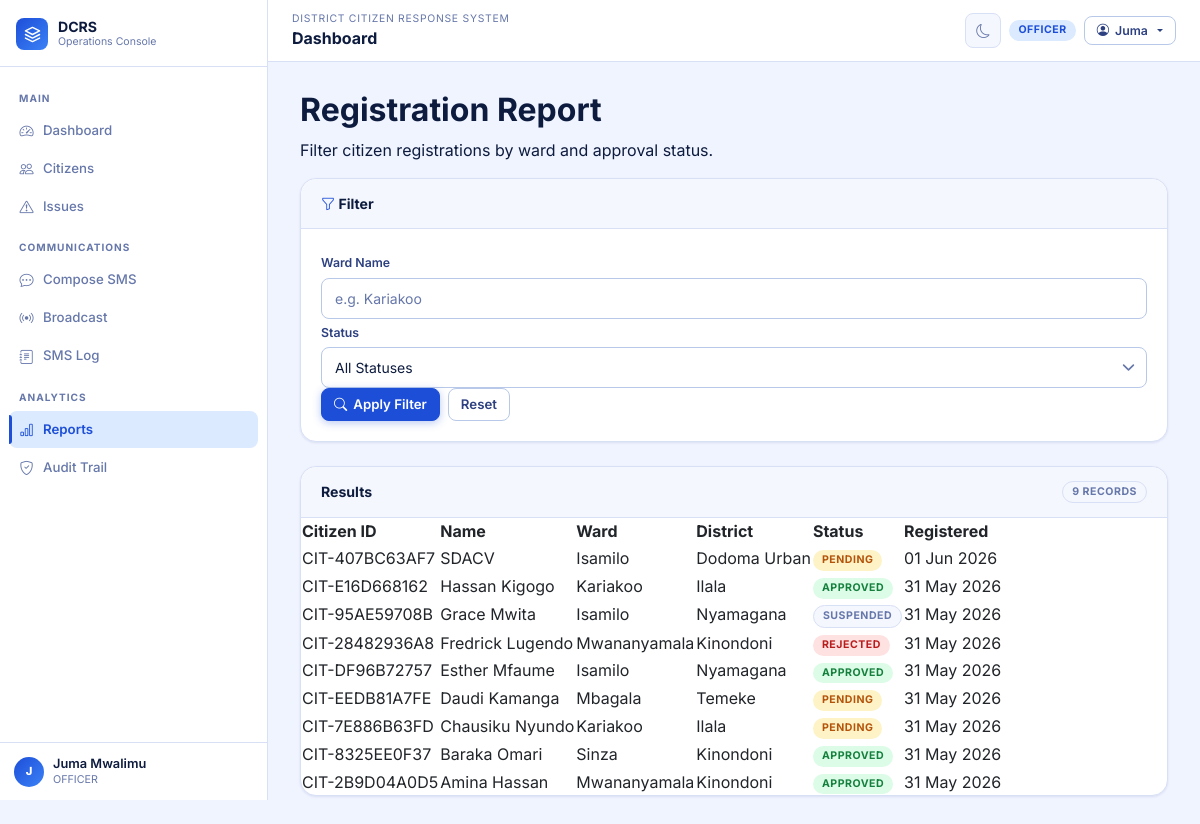
Page /portal/reports/registration/ (signed in) on the committed database.
### apps/accounts/models.py (models this page shows, shortened)
class User(AbstractUser):
    class Role(models.TextChoices):
        ADMIN = "ADMIN", "Admin"
        OFFICER = "OFFICER", "Officer"
        CITIZEN = "CITIZEN", "Citizen"
    role = models.CharField(max_length=20, choices=Role.choices, default=Role.OFFICER)
    phone_number = models.CharField(max_length=20, blank=True, unique=True, null=True)
    national_id = models.CharField(max_length=32, blank=True, unique=True)
    ward = models.ForeignKey(
        "localities.Ward",
        on_delete=models.SET_NULL,
        null=True,
        blank=True,
        related_name="users",
    )
    is_phone_verified = models.BooleanField(default=False)
    failed_login_attempts = models.PositiveSmallIntegerField(default=0)
    locked_until = models.DateTimeField(blank=True, null=True)
    class Meta:
        ordering = ["username"]

### apps/citizens/models.py (models this page shows, shortened)
class Citizen(models.Model):
    class Gender(models.TextChoices):
        FEMALE = "FEMALE", "Female"
        MALE = "MALE", "Male"
        OTHER = "OTHER", "Other"
    class Status(models.TextChoices):
        PENDING = "PENDING", "Pending"
        APPROVED = "APPROVED", "Approved"
        REJECTED = "REJECTED", "Rejected"
        SUSPENDED = "SUSPENDED", "Suspended"
    citizen_id = models.CharField(max_length=24, unique=True, editable=False)
    user = models.OneToOneField(
        settings.AUTH_USER_MODEL,
        on_delete=models.SET_NULL,
        blank=True,
        null=True,
        related_name="citizen_profile",
    )
    full_name = models.CharField(max_length=160)
    national_id = models.CharField(max_length=32, unique=True)
    phone_number = models.CharField(max_length=20, unique=True)
    gender = models.CharField(max_length=16, choices=Gender.choices)
    date_of_birth = models.DateField(blank=True, null=True)
    region = models.ForeignKey("localities.Region", on_delete=models.PROTECT, related_name="citizens")
    district = models.ForeignKey("localities.District", on_delete=models.PROTECT, related_name="citizens")
    ward = models.ForeignKey("localities.Ward", on_delete=models.PROTECT, related_name="citizens")
    mtaa = models.ForeignKey(
        "localities.Mtaa", on_delete=models.PROTECT, related_name="citizens", blank=True, null=True
    )
    profile_photo = models.ImageField(upload_to="citizens/photos/", blank=True, null=True)
    registration_notes = models.TextField(blank=True)
    status = models.CharField(max_length=20, choices=Status.choices, default=Status.PENDING)
    created_at = models.DateTimeField(auto_now_add=True)
    updated_at = models.DateTimeField(auto_now=True)
    class Meta:
        ordering = ["-created_at"]

### apps/localities/models.py (models this page shows, shortened)
class Ward(models.Model):
    district = models.ForeignKey(District, on_delete=models.CASCADE, related_name="wards")
    name = models.CharField(max_length=120)
    class Meta:
        ordering = ["name"]
        unique_together = [("district", "name")]

class District(models.Model):
    region = models.ForeignKey(Region, on_delete=models.CASCADE, related_name="districts")
    name = models.CharField(max_length=120)
    class Meta:
        ordering = ["name"]
        unique_together = [("region", "name")]

### apps/reports/views.py (the view)
# urls.py: path("registration/", RegistrationReportView.as_view(), name="registration_report"),
class RegistrationReportView(LoginRequiredMixin, TemplateView):
    template_name = "reports/registration_report.html"
    def get_context_data(self, **kwargs):
        context = super().get_context_data(**kwargs)
        Citizen = apps.get_model("citizens", "Citizen")
        citizens = Citizen.objects.select_related("ward", "district", "region").all()
        ward = self.request.GET.get("ward")
        status = self.request.GET.get("status")
        if ward:
            citizens = citizens.filter(ward__name__icontains=ward)
        if status:
            citizens = citizens.filter(status=status)
        context["citizens"] = citizens
        context["selected_ward"] = ward or ""
        context["selected_status"] = status or ""
        return context

### templates/reports/registration_report.html (shortened to what this page needs)
{% extends 'base.html' %}
{% block content %}
<div class="page-header">
  <h2>Registration Report</h2>
  <p>Filter citizen registrations by ward and approval status.</p>
</div>
<div class="card mb-4">
  <div class="card-header"><span class="card-title"><i class="bi bi-funnel" style="color:var(--accent)"></i> Filter</span></div>
  <div class="card-body">
    <form method="get">
      <div class="form-grid-2" style="align-items:end;gap:16px">
        <div class="form-group">
          <label class="form-label">Ward Name</label>
          <input class="form-control" name="ward" placeholder="e.g. Kariakoo" value="{{ selected_ward }}">
        </div>
        <div class="form-group">
          <label class="form-label">Status</label>
          <select class="form-select" name="status">
            <option value="">All Statuses</option>
          </select>
        </div>
        <div style="display:flex;gap:8px">
          <button class="btn btn-primary" type="submit"><i class="bi bi-search"></i> Apply Filter</button>
          <a class="btn btn-outline" href="?">Reset</a>
        </div>
      </div>
    </form>
  </div>
</div>
<div class="card">
  <div class="card-header">
    <span class="card-title">Results</span>
    <span class="badge badge-gray">{{ citizens|length }} record{{ citizens|length|pluralize }}</span>
  </div>
  <div class="table-wrap" style="border:none">
    <table class="data-table">
      <thead>
        <tr>
          <th>Citizen ID</th>
          <th>Name</th>
          <th>Ward</th>
          <th>District</th>
          <th>Status</th>
          <th>Registered</th>
        </tr>
      </thead>
      <tbody>
        {% for citizen in citizens %}
          <tr>
            <td class="mono">{{ citizen.citizen_id }}</td>
            <td class="cell-primary">
              <a class="cell-link" href="{% url 'citizens:detail' citizen.pk %}">{{ citizen.full_name }}</a>
            </td>
            <td>{{ citizen.ward.name }}</td>
            <td>{{ citizen.district.name }}</td>
            <td><span class="badge status-{{ citizen.status }}">{{ citizen.get_status_display }}</span></td>
            <td class="mono">{{ citizen.created_at|date:"d M Y" }}</td>
          </tr>
        {% endfor %}
      </tbody>
    </table>
  </div>
</div>
{% endblock %}

### templates/partials/sidebar.html
<aside class="app-sidebar" id="appSidebar">
  <div class="sidebar-header">
    <a class="sidebar-brand" href="{% url 'reports:dashboard' %}">
      <div class="brand-logo">
        <svg viewBox="0 0 24 24" fill="none">
          <path d="M12 2L2 7l10 5 10-5-10-5zM2 17l10 5 10-5M2 12l10 5 10-5" stroke="white" stroke-width="2" stroke-linecap="round" stroke-linejoin="round"/>
        </svg>
      </div>
      <div><div class="brand-name">DCRS</div><div class="brand-sub">Operations Console</div></div>
    </a>
  </div>
  <nav class="sidebar-nav">
    <span class="sidebar-section-label">Main</span>
    <a href="{% url 'reports:dashboard' %}"        class="sidebar-link"><i class="bi bi-speedometer2"></i> Dashboard</a>
    <a href="{% url 'citizens:list' %}"            class="sidebar-link"><i class="bi bi-people"></i> Citizens</a>
    <a href="{% url 'issues:list' %}"              class="sidebar-link"><i class="bi bi-exclamation-triangle"></i> Issues</a>
    <span class="sidebar-section-label">Communications</span>
    <a href="{% url 'notifications:compose' %}"    class="sidebar-link"><i class="bi bi-chat-dots"></i> Compose SMS</a>
    <a href="{% url 'notifications:broadcast' %}"  class="sidebar-link"><i class="bi bi-broadcast"></i> Broadcast</a>
    <a href="{% url 'notifications:log' %}"        class="sidebar-link"><i class="bi bi-journal-text"></i> SMS Log</a>
    <span class="sidebar-section-label">Analytics</span>
    <a href="{% url 'reports:registration_report' %}" class="sidebar-link"><i class="bi bi-bar-chart"></i> Reports</a>
    <a href="{% url 'reports:audit_log' %}"        class="sidebar-link"><i class="bi bi-shield-check"></i> Audit Trail</a>
  </nav>
  <div class="sidebar-footer">
    <div class="sb-user">
      <div class="sb-avatar">{{ user.get_full_name|default:user.username|slice:":1"|upper }}</div>
      <div>
        <div class="sb-name">{{ user.get_full_name|default:user.username }}</div>
        <div class="sb-role">{{ user.role|default:'Officer' }}</div>
      </div>
    </div>
  </div>
</aside>

### templates/partials/navbar.html (shortened to what this page needs)
<nav class="app-navbar">
  <div style="display:flex;align-items:center;gap:10px;min-width:0;flex:1">
    <div style="min-width:0">
      <div class="nav-bc">District Citizen Response System</div>
      <div class="nav-title">{% block page_title %}Dashboard{% endblock %}</div>
    </div>
  </div>
  <div style="display:flex;align-items:center;gap:8px;flex-shrink:0">
    <button class="btn-theme" data-theme-toggle title="Toggle theme"><i class="bi bi-moon"></i></button>
    <span class="badge badge-blue d-none d-md-inline-flex">{{ user.role|default:'Guest' }}</span>
    <div class="dropdown">
      <button class="btn btn-sm btn-outline dropdown-toggle" data-bs-toggle="dropdown" type="button">
        <i class="bi bi-person-circle"></i>
        <span class="d-none d-sm-inline">{{ user.get_short_name|default:user.username }}</span>
      </button>
    </div>
  </div>
</nav>

### rows in the picture
User: get_full_name "J", get_full_name "Juma Mwalimu", role "OFFICER", get_short_name "Juma"
Citizen: citizen_id "CIT-407BC63AF7", full_name "SDACV", ward.name "Isamilo", district.name "Dodoma Urban", status "PENDING", created_at "01 Jun 2026"
Citizen: citizen_id "CIT-E16D668162", full_name "Hassan Kigogo", ward.name "Kariakoo", district.name "Ilala", status "APPROVED", created_at "31 May 2026"
Citizen: citizen_id "CIT-95AE59708B", full_name "Grace Mwita", ward.name "Isamilo", district.name "Nyamagana", status "SUSPENDED", created_at "31 May 2026"
Citizen: citizen_id "CIT-28482936A8", full_name "Fredrick Lugendo", ward.name "Mwananyamala", district.name "Kinondoni", status "REJECTED", created_at "31 May 2026"
Citizen: citizen_id "CIT-DF96B72757", full_name "Esther Mfaume", ward.name "Isamilo", district.name "Nyamagana", status "APPROVED", created_at "31 May 2026"
Citizen: citizen_id "CIT-EEDB81A7FE", full_name "Daudi Kamanga", ward.name "Mbagala", district.name "Temeke", status "PENDING", created_at "31 May 2026"
Citizen: citizen_id "CIT-7E886B63FD", full_name "Chausiku Nyundo", ward.name "Kariakoo", district.name "Ilala", status "PENDING", created_at "31 May 2026"
Citizen: citizen_id "CIT-8325EE0F37", full_name "Baraka Omari", ward.name "Sinza", district.name "Kinondoni", status "APPROVED", created_at "31 May 2026"
Citizen: citizen_id "CIT-2B9D04A0D5", full_name "Amina Hassan", ward.name "Mwananyamala", district.name "Kinondoni", status "APPROVED", created_at "31 May 2026"

### other values in the picture
{{ citizens|length }} "9"
